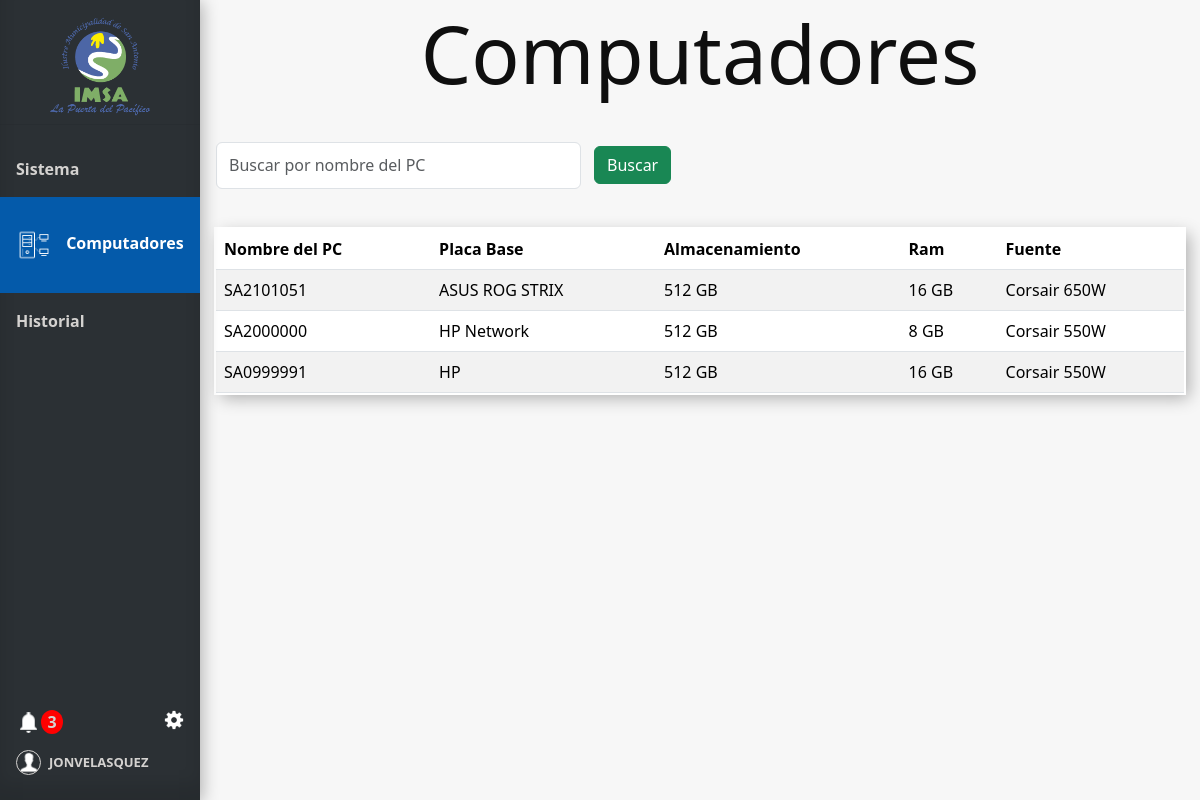
The app's page /computadores (signed in), older data.
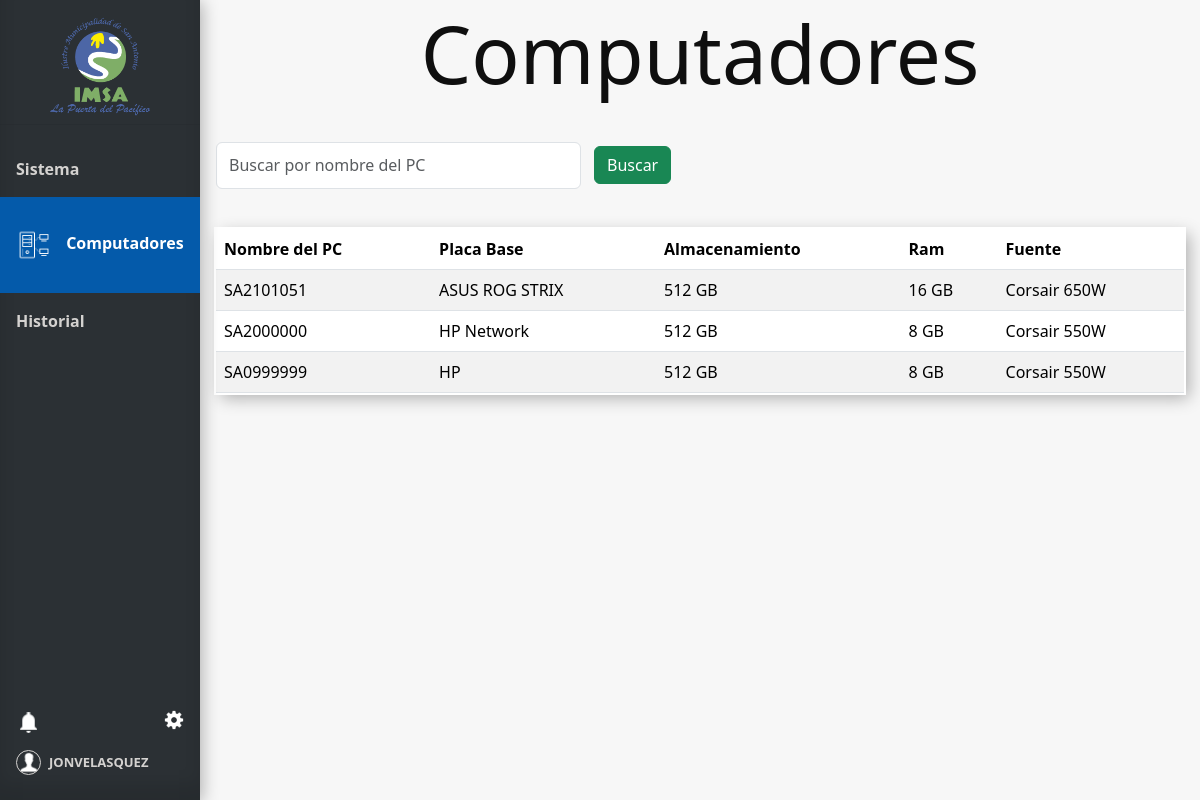
The same page, newer data.
### tables this page shows
CREATE TABLE Pc (
    Id_pc INTEGER PRIMARY KEY AUTOINCREMENT,
    Nombre_pc VARCHAR(100),
    Placa VARCHAR(50),
    Almacenamiento INTEGER,  -- en GB
    Ram INTEGER,    -- en GB
    Fuente VARCHAR(100)
);

### app.py (the view)
@app.route('/computadores', methods=['GET'])
@login_required
def computadores():
    conn = get_db_connection()
    form = CrearComputadorForm()
    search_query = request.args.get('search', '')
    query = "SELECT * FROM Pc Where 1 = 1"
    params = []
    if search_query:
        query += ' AND Pc.Nombre_pc LIKE ?'
        params.extend(['%' + search_query + '%'])
    filtro_pcs = conn.execute(query, params).fetchall()
    conn.close()
    user=current_user
    num_notificaciones_totales = get_total_notifications(user.id)
    info_notificaciones = get_info_notifications(user.id)
    return render_template('computadores.html', form=form, filtro_pcs=filtro_pcs,  user=user, num_notificaciones_totales=num_notificaciones_totales, info_notificaciones=info_notificaciones)

### forms.py
class CrearComputadorForm(FlaskForm):
    nombre_computador = StringField('Nombre del Computador', validators=[DataRequired()])
    nombre_placa = StringField('Nombre de Placa', validators=[DataRequired()])
    disco = IntegerField('Total Almacenamiento (GB)', validators=[DataRequired()])
    ram = IntegerField('Total de Ram (GB)', validators=[DataRequired()])
    fuente = StringField('Fuente de Poder', validators=[DataRequired()])
    submit = SubmitField('Guardar')

### app.py (called while the page is built)
@login_manager.user_loader
def load_user(user_id):
    return Usuario.get_by_id(user_id)

def get_db_connection():
    conn = sqlite3.connect('database.db')
    conn.row_factory = sqlite3.Row
    return conn

def get_total_notifications(user_id):
    conn = get_db_connection()
    total_notifications = conn.execute(
        'SELECT COUNT(*) FROM Notificaciones WHERE id_usuario = ?  AND leido = false',
        (user_id,)
    ).fetchone()[0]
    conn.close()
    return total_notifications

### model.py (called while the page is built)
def get_db_connection():
    conn = sqlite3.connect('database.db')
    conn.row_factory = sqlite3.Row
    return conn

### templates/computadores.html (shortened to what this page needs)
{% extends 'base.html' %}
{% block head %}
<link rel="stylesheet" href="{{ url_for('static', filename='css/style_computadores.css') }}">
{% endblock %}
{% block content %}
<h1 class="block-effect" style="--td:0.3s">
    <div class="block-reveal" style="--bc: #2b3034; --d: 0.5s">Computadores</div>
</h1>
<div class="head">
    <div class="filtros">
        <form method="get" action="{{ url_for('computadores') }}" id="filtro-form">
            <div class="filtro">
                <input class="form-control me-2" type="search" name="search" placeholder="Buscar por nombre del PC"
                    aria-label="Search" value="{{ request.args.get('search', '') }}">
                <button class="btn btn-success" type="submit">Buscar</button>
            </div>
        </form>
    </div>
</div>
{% if filtro_pcs %}
<table class="table table-striped mt-3">
    <thead>
        <tr>
            <th>Nombre del PC</th>
            <th class="responsive" >Placa Base</th>
            <th class="responsive">Almacenamiento</th>
            <th class="responsive">Ram</th>
            <th class="responsive">Fuente</th>
        </tr>
    </thead>
    <tbody>
        {% for row in filtro_pcs %}
        <tr>
            <td>{{ row['Nombre_pc'] }}</td>
            <td class="responsive">{{ row['Placa'] }}</td>
            <td class="responsive">{{ row['Almacenamiento'] }} GB</td>
            <td class="responsive">{{ row['Ram'] }} GB</td>
            <td class="responsive">{{ row['Fuente'] }}</td>
        </tr>
        {% endfor %}
    </tbody>
</table>
{% else %}
<tr>
    <div class="alert alert-danger" role="alert">
        No existen registros.
    </div>
</tr>
{% endif %}
{% endblock %}

### templates/base.html (shortened to what this page needs)
<!doctype html>
<html lang="es">
<head>
  {% block head %} {% endblock %}
  <link rel="stylesheet" href="{{ url_for('static', filename='css/style_base.css') }}">
  <link rel="stylesheet" href="{{ url_for('static', filename='css/style_ajustes.css') }}">
  <link href="https://cdn.jsdelivr.net/npm/bootstrap@5.3.3/dist/css/bootstrap.min.css" rel="stylesheet"
>
</head>
<body>
  <div class="sidebar" style="display: flex; flex-direction: column; height: 100vh;">
    <div class="tituloMenu">
      <img src="{{ url_for('static', filename='img/logo.png') }}" alt="Logo-IMSA" width="100px">
    </div>
    <hr>
    <a href="{{ url_for('index') }}" class="slide_right {% if request.endpoint == 'index' %}active{% endif %}">
      <b id="menu-link">Sistema</b>
    </a>
    <a href="{{ url_for('computadores') }}"
      class="slide_right {% if request.endpoint == 'computadores' %}active{% endif %}">
      <img id="icon-computadores" class="menu-icon {% if request.endpoint == 'computadores' %}show{% endif %}"
        src="{{ url_for('static', filename='img/icon-computador.png') }}" alt="icon-Pc">
      <b id="menu-link">Computadores</b>
    </a>
    <a href="{{ url_for('historial') }}" class="slide_right {% if request.endpoint == 'historial' %}active{% endif %}">
      <b id="menu-link">Historial</b>
    </a>
    <div class="menuAbajo">
      <div class="ajuste_notificacion">
        <div class="notificacion">
          <a href="" class="icon" data-bs-toggle="modal" data-bs-target="#ModalNotifiaciones">
            <img id="icon-campana" src="{{ url_for('static', filename='img/icon-campana.png') }}" alt="logoCampana">
            <div>
              {% if num_notificaciones_totales > 0 %}
              <strong id="numero_notificacion">{{ num_notificaciones_totales }}</strong>
              {% endif %}
            </div>
          </a>
        </div>
        <div class="ajustes">
          <a href="" class="icon" data-bs-toggle="modal" data-bs-target="#ModalAjustes">
            <img async id="icon-ajuste" src="{{ url_for('static', filename='img/icon-ajuste.png') }}" alt="logoAjuste" ></a>
        </div>
      </div>
      <div class="bodyCuenta">
        <a href="#" id="cuenta">
          <img id="icon-cuenta" src="{{ url_for('static', filename='img/icon-usuario.png') }}" alt="">
          <b style="font-size: small;">{{ user.nombre_usuario}}</b>
        </a>
      </div>
  </div>
  </div>
  <div class="content">
    {% block content %}
    {% endblock %}
  </div>
</body>
</html>

Row changes from the older to the newer data that the page shows:
changed Pc "HP": Nombre_pc "SA0999991" → "SA0999999"; Ram "16" → "8"
Text that changed along with them:
{{ num_notificaciones_totales }}: "3" → (not shown)
